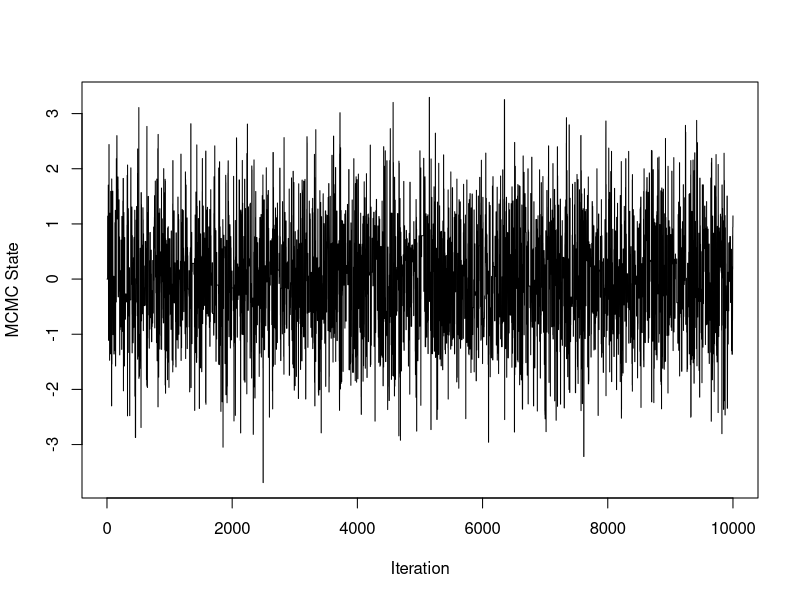
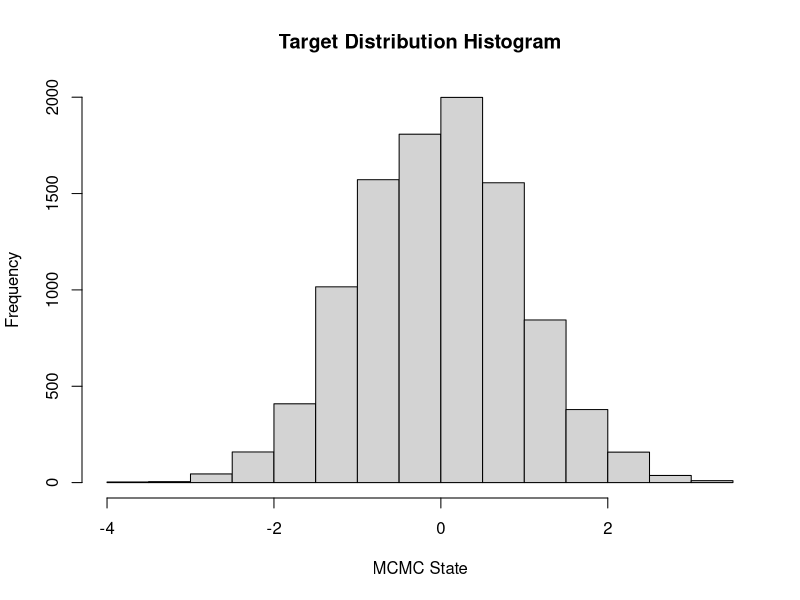

Generate these figures, in order, with R:
## This script illustrates the Metropolis-Hastings algorithm for
## approximating the standard normal distribution
setwd("/Users/AHenderson/OneDrive - London School of Hygiene and Tropical Medicine/PhD/SISMID/SISMID_MCMCI")
set.seed(05081991)
## Your task: Add code the following function. The input of  
## the function is the current value of the random walk and 
## the tuning parameter (\delta in the lab notes). The output
## should be a vector with the first component being the next 
## value of the random walk and the second component being 0 if 
## the proposed value was rejected and 1 if accepted.
cur_value=3
tuning_par=5
unif_rw_next = function(cur_value, tuning_par){
  rw.1 <- runif(1, -tuning_par, tuning_par)
  
  proposal_value = cur_value + rw.1
  #mh.value = PIy.q(x|y) / PIx.q(y|x) but symmetric so the Qs cancel and only care about PI
  # PI is the density at point x or point y (ignoring normalising constant)
  mh.value = exp((-proposal_value^2)/2)/
              exp((-cur_value^2)/2)
  log.mh = (cur_value^2 - proposal_value^2)/2  # usually use log scale for numerical stability 
  
  return_value = c(cur_value, 0)
  if(log(runif(1)) < min(log.mh, 1)){
    return_value[1] <- proposal_value
    return_value[2] <- 1
  } else {
    return_value[1] <- cur_value
    return_value[2] <- 0
  }
  return(return_value)      
}
# test it:
unif_rw_next(10, 2)

mcmc_size = 10000
start.value = 3.0


mcmc_out = matrix(0, nrow=(mcmc_size), ncol=2)
colnames(mcmc_out) = c("state", "acc.status")

cur_value = c(start.value,1)

## Your task: add code to the below for loop to 
## fill in the mcmc.out matrix defined above with 
## the first column recording the state of the random 
## walk and the second column recording the acceptance status
## of each Metropolis-Hastings move. Don't forget to play 
## with the tuning parameter \delta.

for (i in 2:mcmc_size){
  delta <- 5
  
  mcmc_out[i,] <- unif_rw_next(mcmc_out[i-1,1], delta)
  
}

## acceptance probability
mean(mcmc_out[,"acc.status"])

## mean of the target distribution
mean(mcmc_out[,"state"])

## trace plot
plot(1:mcmc_size, mcmc_out[,"state"], type="l", xlab="Iteration", ylab="MCMC State")

## histogram
hist(mcmc_out[,"state"], xlab="MCMC State", main="Target Distribution Histogram")

dev.copy(pdf, "Output/3_MHalgorithm.pdf", width=6, height=6)
dev.off()
